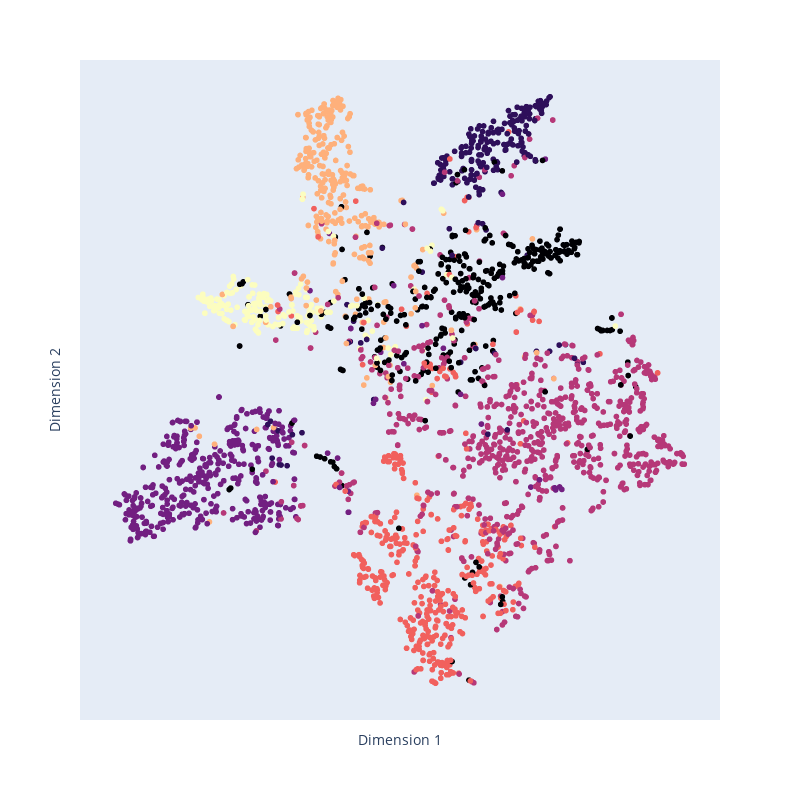

Notebook cell for this chart:
### Code cell
model.eval()
out = model(data.x, data.edge_index)
visualize_2d(out, color=data.y, name = 'gcn_plot_2d')

### Figure 1 — Plotly figure (JSON) as saved in the notebook; plotly's stock layout.template omitted (floating-point values rounded to 4 significant figures; data arrays with more than 128 entries replaced by an {"elided": "..."} marker saying what was removed)
{"data": [{"hovertemplate": "x=%{x}<br>y=%{y}<br>color=%{marker.color}<extra></extra>", "legendgroup": "", "marker": {"color": {"elided": "2708 int values"}, "coloraxis": "coloraxis", "symbol": "circle"}, "mode": "markers", "name": "", "showlegend": false, "type": "scattergl", "x": {"elided": "2708 float values"}, "xaxis": "x", "y": {"elided": "2708 float values"}, "yaxis": "y"}], "layout": {"coloraxis": {"colorbar": {"title": {"text": "color"}}, "colorscale": [[0, "#000004"], [0.1111, "#180f3d"], [0.2222, "#440f76"], [0.3333, "#721f81"], [0.4444, "#9e2f7f"], [0.5556, "#cd4071"], [0.6667, "#f1605d"], [0.7778, "#fd9668"], [0.8889, "#feca8d"], [1, "#fcfdbf"]], "showscale": false}, "height": 800, "legend": {"tracegroupgap": 0}, "margin": {"t": 60}, "width": 800, "xaxis": {"anchor": "y", "autorange": true, "domain": [0, 1], "range": [-68.84, 61.31], "showgrid": false, "showticklabels": false, "title": {"text": "Dimension 1"}, "type": "linear", "zeroline": false}, "yaxis": {"anchor": "x", "autorange": true, "domain": [0, 1], "range": [-68.37, 68.15], "showgrid": false, "showticklabels": false, "title": {"text": "Dimension 2"}, "type": "linear", "zeroline": false}}}
